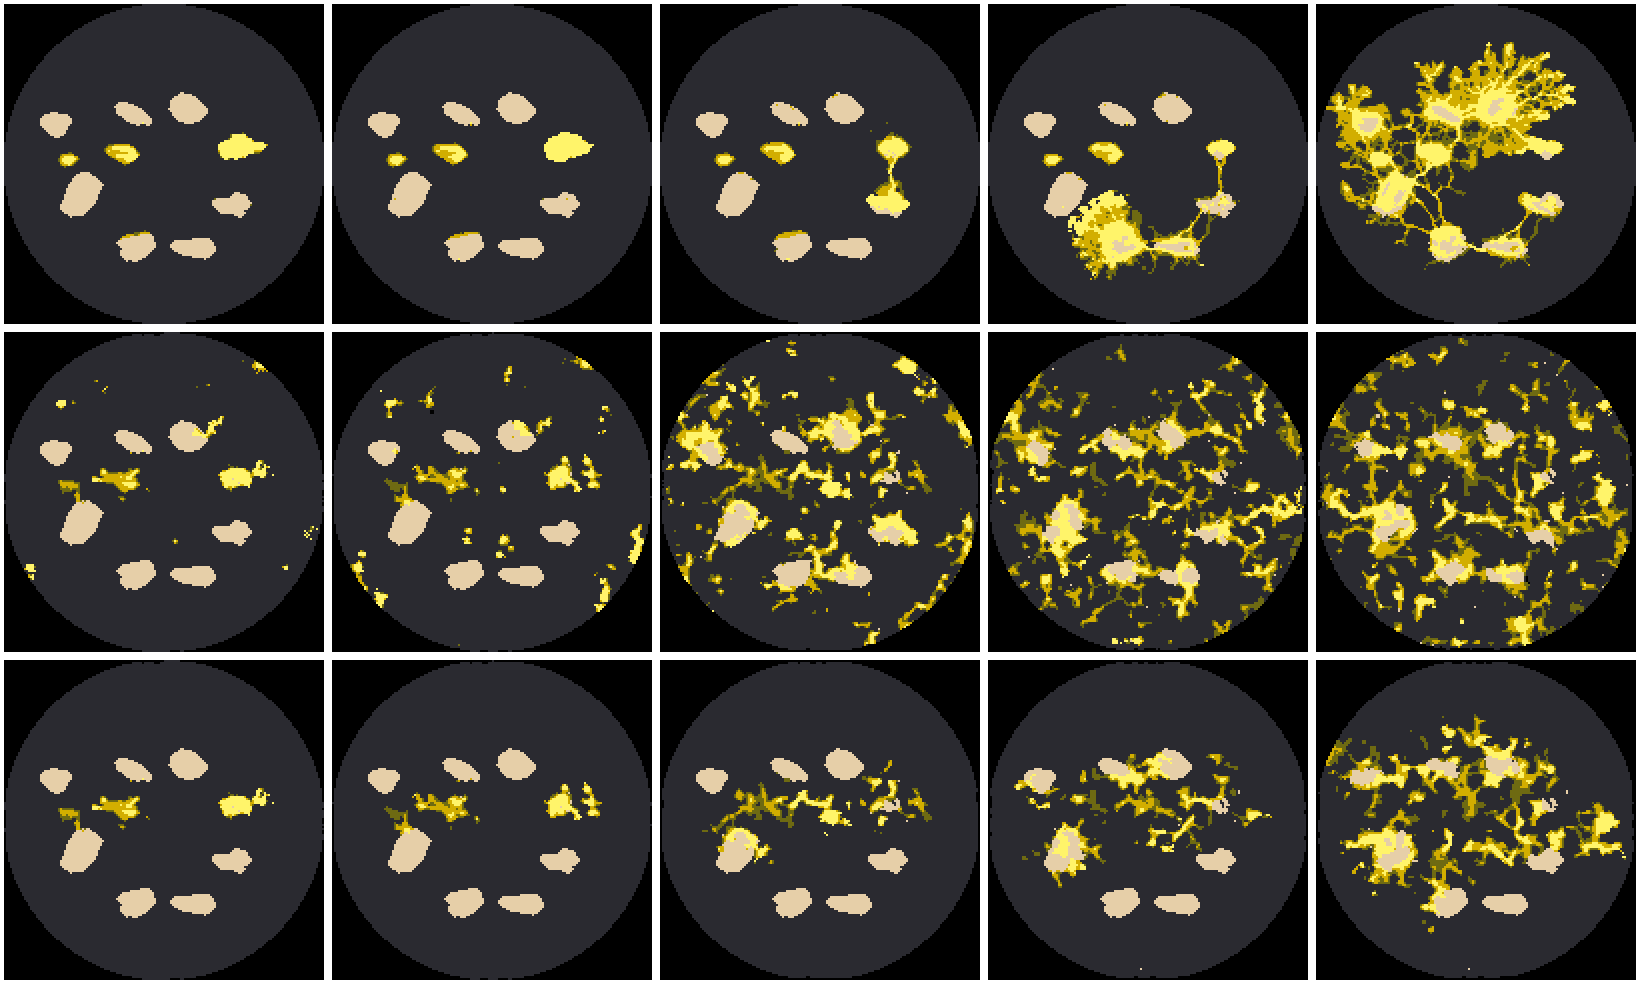

Write the Python code that produced this figure.
"""Proceso ideal con y sin la regla de localidad (LOCAL) en las cajas de calibración → local.csv, y cuadros de
008-dish5 (prueba) en local.png.  python local.py"""
import csv

import numpy as np
import torch
from PIL import Image

import comun as C
import video as V


def main():
    dev = torch.device("cuda")
    maestra = C.Red(C.MAESTRA, dev)
    w = C.pesos_ruido(dev)
    filas, cuadros = [], []
    for local in (False, True):
        C.LOCAL = local
        g = torch.Generator(device=dev).manual_seed(3)
        acum = {}
        for caja in C.CALIBRACION:
            S = torch.from_numpy(C.cargar(caja)).to(dev)
            I = C.libre_ideal(maestra, C.combinar(S[:1].repeat(2, 1, 1), g, dev), len(S), w)
            for k, v in C.resumen(S, (I // C.DADOS).to(torch.int8)).items():
                acum.setdefault(k, []).append(np.mean(v))
        fila = {"local": local, **{k: round(float(np.mean(v)), 5) for k, v in acum.items()}}
        print(fila, flush=True)
        filas.append(fila)
        S = torch.from_numpy(C.cargar(C.PRUEBA[2])).to(dev)
        I = (C.libre_ideal(maestra, C.combinar(S[:1], g, dev), len(S), w)[0] // C.DADOS).cpu().numpy()
        T = len(S)
        if not cuadros:
            cuadros.append(S.cpu().numpy())
        cuadros.append(I)
    T = len(cuadros[0])
    img = np.concatenate([np.concatenate([np.pad(V.RGB[E[int(f * (T - 1))]], ((2, 2), (2, 2), (0, 0)),
                                                 constant_values=255) for f in (0.05, 0.1, 0.3, 0.6, 1.0)], 1)
                          for E in cuadros], 0)
    Image.fromarray(img).resize((img.shape[1] * 2, img.shape[0] * 2), Image.NEAREST).save(C.CARPETA / "local.png")
    with open(C.CARPETA / "local.csv", "w", newline="") as f:
        wr = csv.DictWriter(f, fieldnames=list(filas[0]))
        wr.writeheader()
        wr.writerows(filas)


if __name__ == "__main__":
    main()
